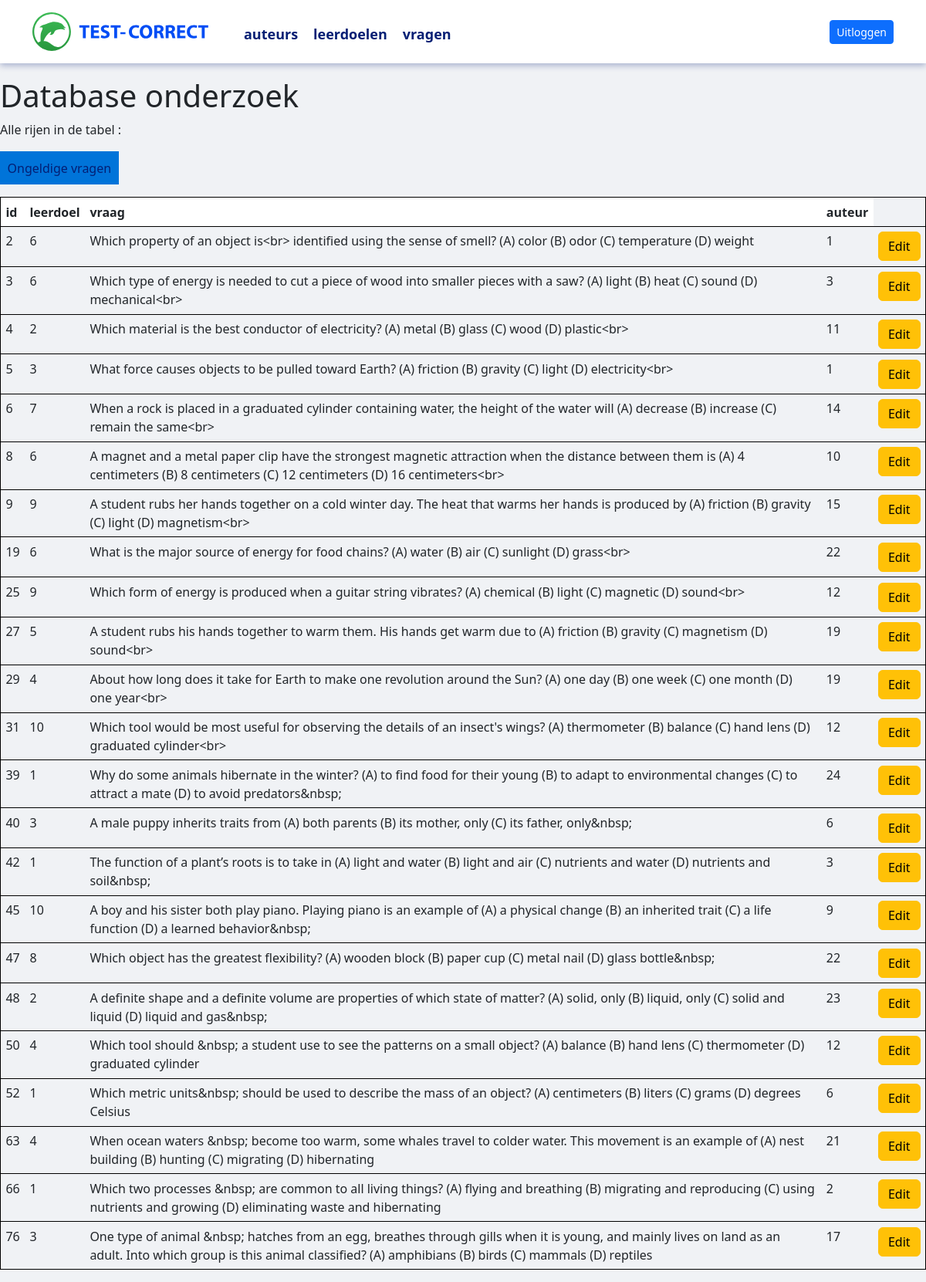
Page /bad_questions on the committed database.
### tables this page shows
CREATE TABLE `vragen` (
  `id` integer NOT NULL
,  `leerdoel` integer DEFAULT NULL
,  `vraag` text NOT NULL
,  `auteur` integer DEFAULT NULL
);

### app.py (the view)
@app.route("/bad_questions")
def bad_questions():
    rows, column_names = dbm.get_bad_questions()
    tables = dbm.get_table_list()
    return render_template(
        "bad_questions.html", rows=rows, columns=column_names,table_list=tables, table_name="")

### lib/tablemodel.py (called while the page is built)
    def get_table_list(self):
        try:
            cursor = sqlite3.connect(self.database_file).cursor()
            cursor.execute("SELECT name FROM sqlite_master WHERE type='table'")
            tables = [table[0] for table in cursor.fetchall()]
            return tables
        except Exception as e:
            raise Exception(f"An error occurred while retrieving table list: {str(e)}")

    def get_bad_questions(self):
        cursor = sqlite3.connect(self.database_file).cursor()
        cursor.execute("SELECT * FROM vragen WHERE vraag LIKE '%<br>%' OR vraag LIKE '%&nbsp%'")
        table_headers = [column_name[0] for column_name in cursor.description]
        table_content = cursor.fetchall()
        return table_content, table_headers

### templates/bad_questions.html (shortened to what this page needs)
<!DOCTYPE html>
<html lang="en">
<head>
    <link rel="stylesheet" href="/static/basic.css" type="text/css">
    <link rel="stylesheet" href="/static/main.css" type="text/css">
    <link href="https://cdn.jsdelivr.net/npm/bootstrap@5.2.3/dist/css/bootstrap.min.css" rel="stylesheet">
</head>
<body>
{% include 'header.html' %}
<main>
    <h1>Database onderzoek</h1>
    <p>Alle rijen in de tabel <b>{{ table_name }}</b>:</p>
    <form action="/bad_questions"><button>Ongeldige vragen</button></form>
    <table>
        <thead>
        <tr>
            {% for column in columns %}
            <th>{{ column }}</th>
            {% endfor %}
        </tr>
        </thead>
        <tbody>
        {% for row in rows %}
        <tr>
            {% for field in row %}
            <td>{{ field }}</td>
            {% endfor %}
            <td>
              <a href="/update/{{row[0]}}" class="btn btn-warning btn-xs" data-toggle="modal" data-target="modaledit{{row[0]}}">Edit</a>
            </td>
        </tr>
        {% endfor %}
        </tbody>
    </table>
</main>
</body>
</html>

### templates/header.html
<link rel="stylesheet" href="/static/header.css" type="text/css">
<header class="p-3 text-bg-dark">
    <div class="container">
      <div class="d-flex flex-wrap align-items-center justify-content-center justify-content-lg-start">
        <a class="navbar-brand" href="/logoRedirect">
            <img src="/static/images/testcorrect-logo.svg"  alt="Logo" width="" height="">
          </a>
        <ul class="nav col-12 col-lg-auto me-lg-auto mb-2 justify-content-center mb-md-0">
            {% for table in table_list %}
            <li><a href="/table_details/{{ table }}">{{ table }}</a></li>
            {% endfor %}
          <a  class="nav-link px-2 text-white"></a>  </ul>
        <div class="text-end">
          <a href="/logout" class="btn btn-primary btn-sm">Uitloggen</a>
        </div>
      </div>
    </div>
  </header>

### static/basic.css (style rules this page uses)
* { box-sizing: border-box }
:root { --sans: 1em/1.6 system-ui, -apple-system, BlinkMacSystemFont, Segoe UI, Roboto, Oxygen, Ubuntu, Cantarell, Droid Sans, Helvetica Neue, Fira Sans, sans-serif; --mono: SFMono-Regular, Consolas, 'Liberation Mono', Menlo, Courier, 'Courier New', monospace; --c1:#0074d9; --c2:#eee; --c3:#fff; --c4:#000; --c5:#fff; --m1: 8px; --rc: 8px; }
html { -ms-text-size-adjust: 100%; -webkit-text-size-adjust: 100%; }
body { margin: 0; font: var(--sans); font-weight: 400; font-style: normal; text-rendering: optimizeLegibility; -webkit-font-smoothing: antialiased; background-color: rgba(240, 242, 245, 1) !important; color: var(--c4); padding-top: 100px; }
img, iframe { border: none; max-width: 100% }
a { color: var(--c1); text-decoration:none !important }
h1,h2,h3,h4,h5,h6 { margin: 0.6em 0; font-weight: normal }
h1 { font-size: 2.625em; line-height: 1.2 }
table { border-collapse: collapse; border-spacing: 0; margin:1em 0 }
th, td { text-align: left; vertical-align: top; border: 1px solid; padding: 0.4em }
thead,tfoot { background: var(--c2) }
pre,code,input,select,textarea,button,img { border-radius: var(--rc) }
button, input[type=submit], input[type=reset], input[type="button"] { -webkit-appearance: none; font-size: 1em; display: inline-block; color: var(--c5); background: var(--c1); border: 0; margin: 4px; padding: 0.6em; cursor: pointer; text-align: center }
main,footer { margin: 0 auto; width: 100%; text-align: left; padding: 0 0px; }
header.p-3.text-bg-dark { background: #fff !important; box-shadow: 0 3px 8px 0 rgb(4 31 116 / 30%)!important ; min-height: 70px !important; position: fixed !important; top: 0 !important; width: 100% !important; z-index: 999 !important; }
.nav.col-12.col-lg-auto.me-lg-auto.mb-2.justify-content-center.mb-md-0 li { margin-left: 20px; margin-top: 7px; --bs-text-opacity: 1 !important; color: #041f74 !important; font-size: 18px !important; font-weight: 700 !important; text-decoration: none !important; }

### static/main.css (style rules this page uses)
.text-white { --bs-text-opacity: 1 !important; color: #041f74 !important; font-size: 18px !important; font-weight: 700 !important; }
th { background-color: white; }
tr { border: solid black 1px !important; }
[type=button]:not(:disabled), [type=reset]:not(:disabled), [type=submit]:not(:disabled), button:not(:disabled) { cursor: pointer; color: #041f74 !important; }

### static/header.css (style rules this page uses)
a { -webkit-align-items: center; align-items: center; color: #041f74; display: -webkit-flex; display: flex; font-size: 18px; font-weight: 700; text-decoration: none; transition: all .3s ease-in-out; }
.me-lg-auto { margin-right: auto!important; align-items: center; list-style: none; margin: 0 0 0 25px; padding: 0; }

### rows in the picture
vragen: row "2" "6" "1", vraag "Which property of an object is<br> identified using the sense of smell? (A) color (B) odor (C) temperature (D) weight"
vragen: row "3" "6" "3", vraag "Which type of energy is needed to cut a piece of wood into smaller pieces with a saw? (A) light (B) heat (C) sound (D) mechanical<br>"
vragen: row "4" "2" "11", vraag "Which material is the best conductor of electricity? (A) metal (B) glass (C) wood (D) plastic<br>"
vragen: row "5" "3" "1", vraag "What force causes objects to be pulled toward Earth? (A) friction (B) gravity (C) light (D) electricity<br>"
vragen: row "6" "7" "14", vraag "When a rock is placed in a graduated cylinder containing water, the height of the water will (A) decrease (B) increase (C) remain the same<br>"
vragen: row "8" "6" "10", vraag "A magnet and a metal paper clip have the strongest magnetic attraction when the distance between them is (A) 4 centimeters (B) 8 centimeters (C) 12 centimeters (D) 16 centimeters<br>"
vragen: row "9" "9" "15", vraag "A student rubs her hands together on a cold winter day. The heat that warms her hands is produced by (A) friction (B) gravity (C) light (D) magnetism<br>"
vragen: row "19" "6" "22", vraag "What is the major source of energy for food chains? (A) water (B) air (C) sunlight (D) grass<br>"
vragen: row "25" "9" "12", vraag "Which form of energy is produced when a guitar string vibrates? (A) chemical (B) light (C) magnetic (D) sound<br>"
vragen: row "27" "5" "19", vraag "A student rubs his hands together to warm them. His hands get warm due to (A) friction (B) gravity (C) magnetism (D) sound<br>"
vragen: row "29" "4" "19", vraag "About how long does it take for Earth to make one revolution around the Sun? (A) one day (B) one week (C) one month (D) one year<br>"
vragen: row "31" "10" "12", vraag "Which tool would be most useful for observing the details of an insect's wings? (A) thermometer (B) balance (C) hand lens (D) graduated cylinder<br>"
vragen: row "39" "1" "24", vraag "Why do some animals hibernate in the winter? (A) to find food for their young (B) to adapt to environmental changes (C) to attract a mate (D) to avoid predators&nbsp;"
vragen: row "40" "3" "6", vraag "A male puppy inherits traits from (A) both parents (B) its mother, only (C) its father, only&nbsp;"
vragen: row "42" "1" "3", vraag "The function of a plant’s roots is to take in (A) light and water (B) light and air (C) nutrients and water (D) nutrients and soil&nbsp;"
vragen: row "45" "10" "9", vraag "A boy and his sister both play piano. Playing piano is an example of (A) a physical change (B) an inherited trait (C) a life function (D) a learned behavior&nbsp;"
vragen: row "47" "8" "22", vraag "Which object has the greatest flexibility? (A) wooden block (B) paper cup (C) metal nail (D) glass bottle&nbsp;"
vragen: row "48" "2" "23", vraag "A definite shape and a definite volume are properties of which state of matter? (A) solid, only (B) liquid, only (C) solid and liquid (D) liquid and gas&nbsp;"
vragen: row "50" "4" "12", vraag "Which tool should &nbsp; a student use to see the patterns on a small object? (A) balance (B) hand lens (C) thermometer (D) graduated cylinder"
vragen: row "52" "1" "6", vraag "Which metric units&nbsp; should be used to describe the mass of an object? (A) centimeters (B) liters (C) grams (D) degrees Celsius"
vragen: row "63" "4" "21", vraag "When ocean waters &nbsp; become too warm, some whales travel to colder water. This movement is an example of (A) nest building (B) hunting (C) migrating (D) hibernating"
vragen: row "66" "1" "2", vraag "Which two processes &nbsp; are common to all living things? (A) flying and breathing (B) migrating and reproducing (C) using nutrients and growing (D) eliminating waste and hibernating"
vragen: row "76" "3" "17", vraag "One type of animal &nbsp; hatches from an egg, breathes through gills when it is young, and mainly lives on land as an adult. Into which group is this animal classified? (A) amphibians (B) birds (C) mammals (D) reptiles"

### other values in the picture
{{ table }} "auteurs" "leerdoelen" "vragen"
{{ column }} "id" "leerdoel" "vraag" "auteur"
